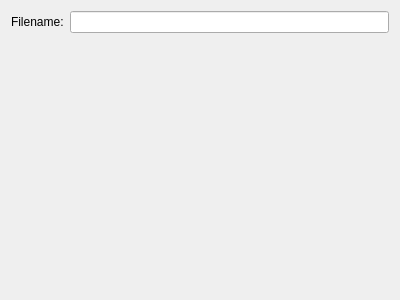
<?xml version="1.0" encoding="UTF-8"?>
<ui version="4.0">
 <class>icalWizard</class>
 <widget class="QWidget" name="vcardWizard">
  <property name="geometry">
   <rect>
    <x>0</x>
    <y>0</y>
    <width>400</width>
    <height>300</height>
   </rect>
  </property>
  <layout class="QVBoxLayout" name="verticalLayout">
   <item>
    <layout class="QHBoxLayout" name="horizontalLayout">
     <item>
      <widget class="QLabel" name="label">
       <property name="text">
        <string>Filename:</string>
       </property>
      </widget>
     </item>
     <item>
      <widget class="QLineEdit" name="lineEdit"/>
     </item>
    </layout>
   </item>
   <item>
    <spacer name="verticalSpacer_2">
     <property name="orientation">
      <enum>Qt::Vertical</enum>
     </property>
     <property name="sizeHint" stdset="0">
      <size>
       <width>20</width>
       <height>138</height>
      </size>
     </property>
    </spacer>
   </item>
  </layout>
 </widget>
 <resources/>
 <connections/>
</ui>
